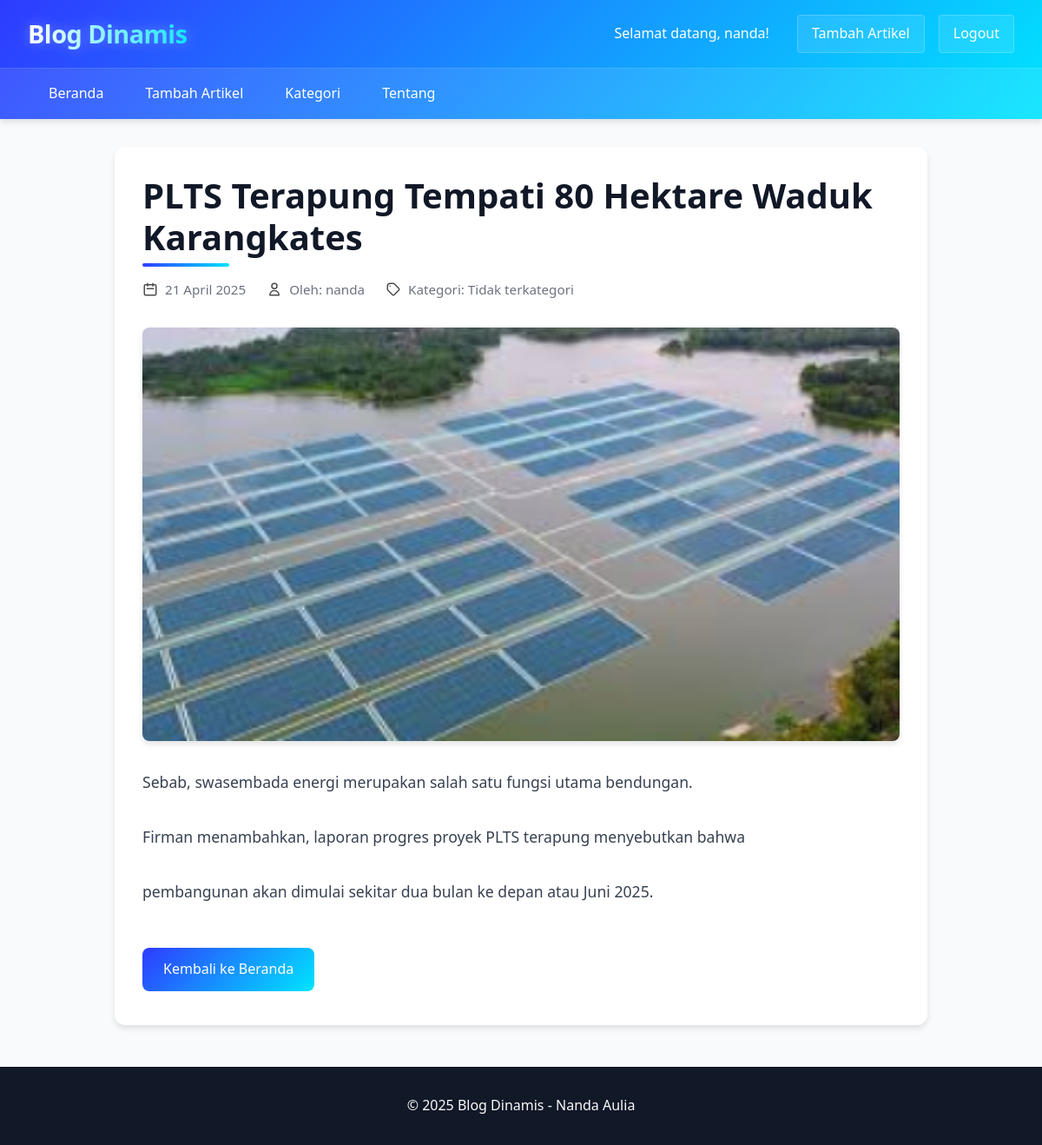
The page /article.php?id=6 (signed in) on the database its author committed.
### tables this page shows
CREATE TABLE IF NOT EXISTS `article` (
  `article_id` int NOT NULL AUTO_INCREMENT,
  `title` varchar(255) NOT NULL,
  `slug` varchar(100) NOT NULL,
  `content` text NOT NULL,
  `excerpt` varchar(255) DEFAULT NULL,
  `image_path` varchar(255) DEFAULT NULL,
  `status` enum('draft','published') DEFAULT 'draft',
  `published_at` datetime DEFAULT NULL,
  `created_at` timestamp NULL DEFAULT CURRENT_TIMESTAMP,
  `updated_at` timestamp NULL DEFAULT CURRENT_TIMESTAMP ON UPDATE CURRENT_TIMESTAMP,
  PRIMARY KEY (`article_id`),
  UNIQUE KEY `slug` (`slug`)
);

### article.php (the view, shortened to what this page needs)
<?php
require_once 'db_connect.php';
$article_id = $_GET['id'];
$query = "
    SELECT
        a.article_id,
        a.title,
        a.content,
        a.published_at,
        a.image_path,
        GROUP_CONCAT(DISTINCT au.name SEPARATOR ', ') AS authors,
        GROUP_CONCAT(DISTINCT c.name SEPARATOR ', ') AS categories
    FROM
        article a
    LEFT JOIN
        article_author aa ON a.article_id = aa.article_id
    LEFT JOIN
        author au ON aa.author_id = au.author_id
    LEFT JOIN
        article_category ac ON a.article_id = ac.article_id
    LEFT JOIN
        category c ON ac.category_id = c.category_id
    WHERE
        a.article_id = ? AND a.status = 'published'
    GROUP BY
        a.article_id
";
$stmt = mysqli_prepare($conn, $query);
mysqli_stmt_bind_param($stmt, 'i', $article_id);
mysqli_stmt_execute($stmt);
$result = mysqli_stmt_get_result($stmt);
$article = mysqli_fetch_assoc($result);
?>
<!DOCTYPE html>
<html lang="id">
<head>
    <link rel="stylesheet" href="styles/article.css">
</head>
<body>
    <header>
        <div class="header-container">
            <h1>Blog Dinamis</h1>
            <div class="user-section">
                <?php if(isset($_SESSION['user_id'])): ?>
                    <div class="user-profile">
                        <p>Selamat datang, <?php echo htmlspecialchars($_SESSION['username']); ?>!</p>
                        <a href="add_article.php" class="btn">Tambah Artikel</a>
                        <a href="logout.php" class="btn">Logout</a>
                    </div>
                <?php endif; ?>
            </div>
        </div>
        <nav>
            <ul>
                <li><a href="index.php">Beranda</a></li>
                <?php if(isset($_SESSION['user_id'])): ?>
                    <li><a href="add_article.php">Tambah Artikel</a></li>
                <?php endif; ?>
                <li><a href="#">Kategori</a></li>
                <li><a href="#">Tentang</a></li>
            </ul>
        </nav>
    </header>
    <main>
        <article class="single-article">
            <h2><?php echo htmlspecialchars($article['title']); ?></h2>
            <div class="article-meta">
                <span class="date">
                    <?php echo date('d F Y', strtotime($article['published_at'])); ?>
                </span>
                <span class="authors">
                    Oleh: <?php echo htmlspecialchars($article['authors'] ?? 'Penulis tidak diketahui'); ?>
                </span>
                <span class="categories">
                    Kategori: <?php echo htmlspecialchars($article['categories'] ?? 'Tidak terkategori'); ?>
                </span>
            </div>
            <?php if (!empty($article['image_path'])): ?>
                <div class="article-image">
                    <img src="<?php echo htmlspecialchars($article['image_path']); ?>" alt="<?php echo htmlspecialchars($article['title']); ?>">
                </div>
            <?php endif; ?>
            <div class="article-content">
                <?php
                    echo nl2br(htmlspecialchars($article['content']));
                ?>
            </div>
            <a href="index.php" class="btn">Kembali ke Beranda</a>
        </article>
    </main>
    <footer>
        <p>&copy; <?php echo date('Y'); ?> Blog Dinamis - Nanda Aulia</p>
    </footer>
</body>
</html>

### rows shown on the page
article: title "PLTS Terapung Tempati 80 Hektare Waduk Karangkates", published_at "21 April 2025", image_path (picture), content "Sebab, swasembada energi merupakan salah satu fungsi utama bendungan. Firman menambahkan, laporan progres proyek PLTS terapung menyebutkan bahwa pembangunan akan dimulai sekitar dua bulan ke depan atau Juni 2025."

### other values the page prints
$_SESSION['username'] "nanda"
$article['authors'] "nanda"
$article['categories'] "Tidak terkategori"
